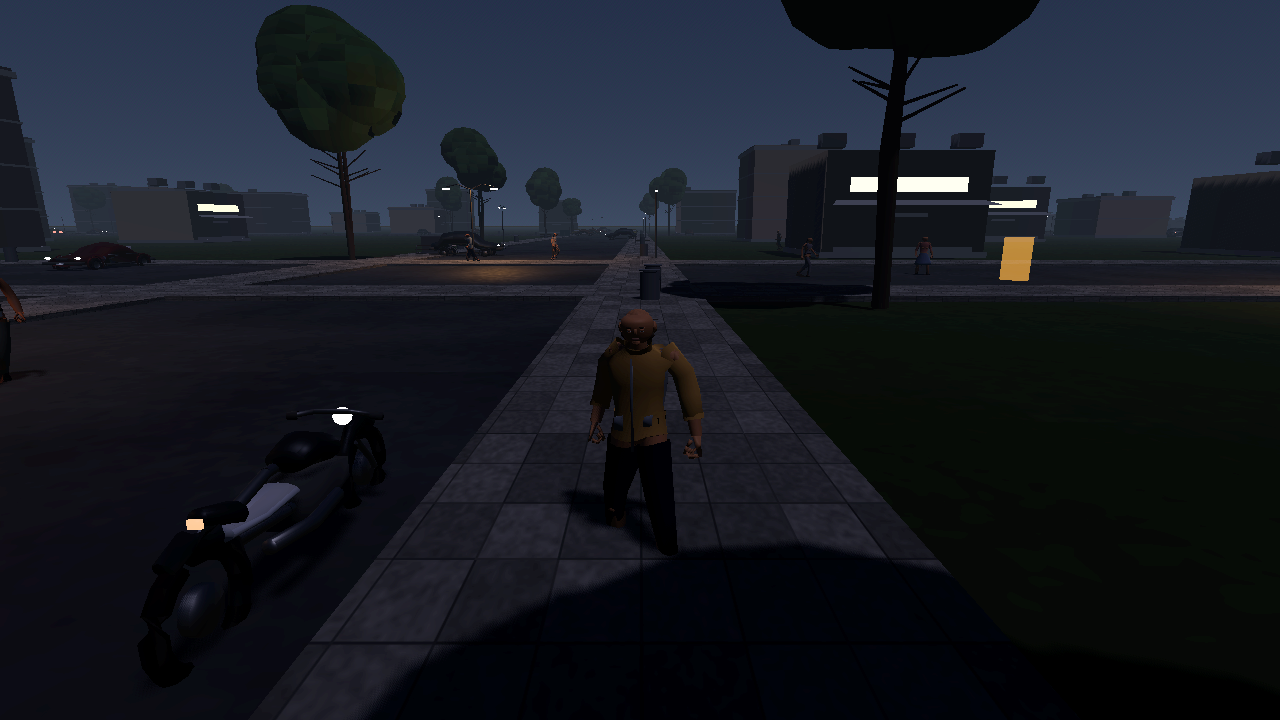
#> input picture leverage/docs/evidence/session7/m_09_keyart_clean.png, 1280 x 720 px, found by its file name
$ python compose_keyart.py
#> lines starting #> are read from the running program, lines starting #| are printed output that depends on the picture
#!/usr/bin/env python3
"""Compose the LEVERAGE main-menu key art from the HUD-free dusk gameplay
capture (tests/render_out/m_09_keyart_clean.png): upscale to 1920x1080,
apply a neon-noir dusk grade (amber highlights, teal shadows, contrast,
vignette) and write assets/ui/keyart/menu_bg_0.png."""
from PIL import Image, ImageEnhance, ImageFilter
import sys

SRC = "/home/z/my-project/leverage/tests/render_out/m_09_keyart_clean.png"
DST = "/home/z/my-project/leverage/assets/ui/keyart/menu_bg_0.png"

im = Image.open(SRC).convert("RGB")
#> im is the input picture: PIL image 1280x720 RGB; mean R, G, B 23.4, 27.5, 35.6
im = im.resize((1920, 1080), Image.LANCZOS)
#> im: PIL image 1920x1080 RGB

# --- neon-noir dusk grade ---
r, g, b = im.split()
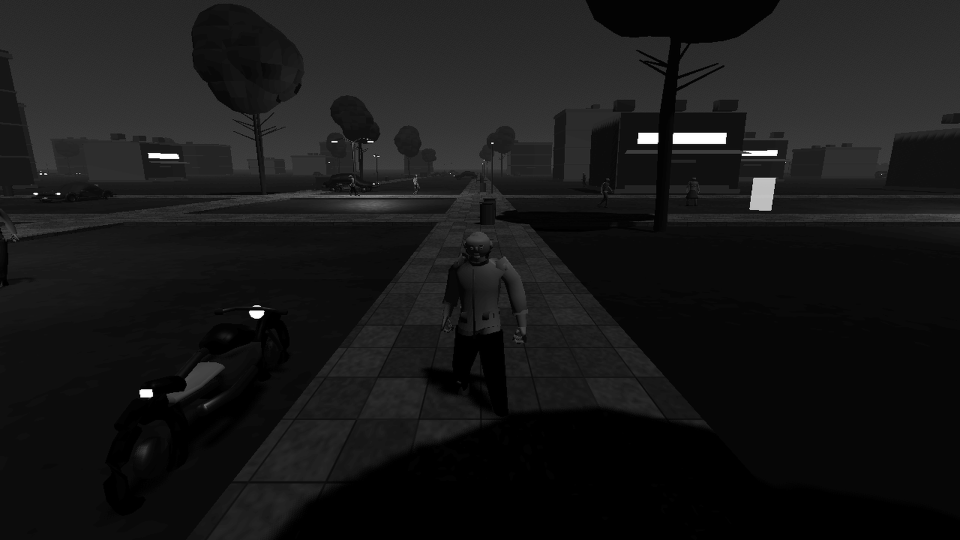
#> r: PIL image 1920x1080 L (shown at 1/2 size); min 0, max 255, mean 23.4
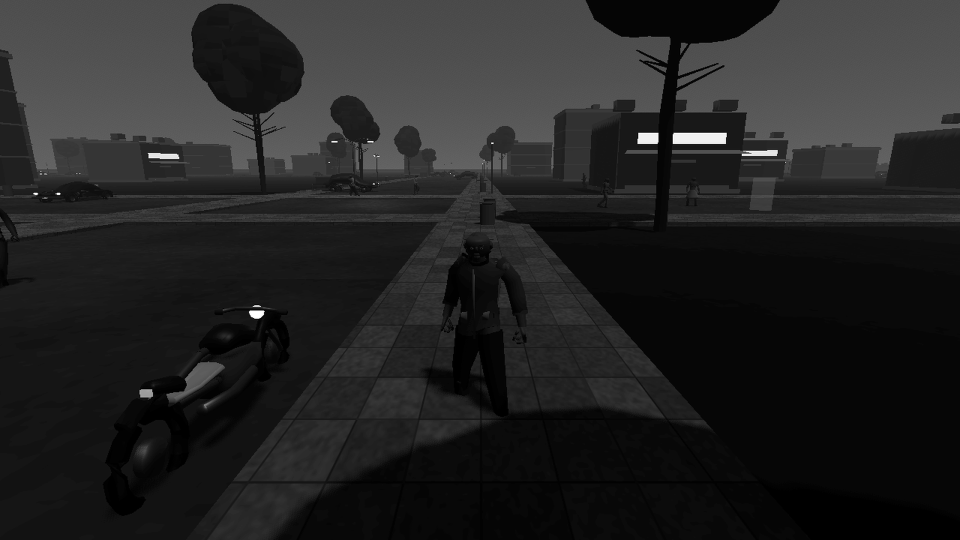
#> b: PIL image 1920x1080 L (shown at 1/2 size); min 0, max 255, mean 35.6

# warm the highlights (amber lift), cool the shadows (teal)
r = r.point(lambda v: min(255, int(v * 1.14 + 6)))
g = g.point(lambda v: min(255, int(v * 1.02 + 2)))
b = b.point(lambda v: min(255, int(v * 0.92 + 4)))
im = Image.merge("RGB", (r, g, b))

im = ImageEnhance.Contrast(im).enhance(1.16)
im = ImageEnhance.Color(im).enhance(1.12)
im = ImageEnhance.Brightness(im).enhance(0.94)

# soft bloom on bright areas (window glow / lights)
bright = im.point(lambda v: 0 if v < 190 else v)
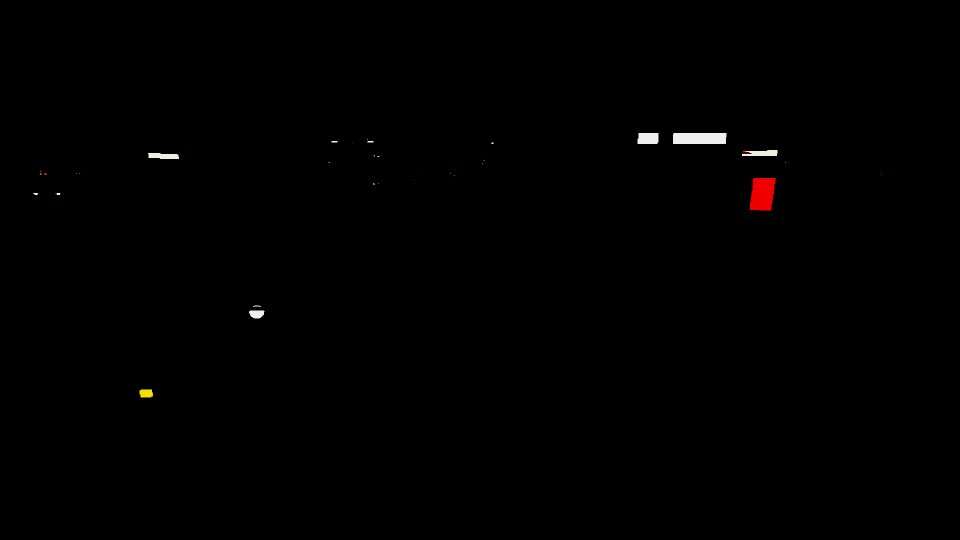
#> bright: PIL image 1920x1080 RGB (shown at 1/2 size); mean R, G, B 1, 0.6, 0.6
bright = bright.filter(ImageFilter.GaussianBlur(18))
im = Image.blend(im, Image.composite(bright, im, Image.new("L", im.size, 255)), 0.28)

# vignette
mask = Image.new("L", im.size, 0)
#> mask: PIL image 1920x1080 L; every value is 0
px = mask.load()
w, h = im.size
#> w = 1920; h = 1080
cx, cy = w / 2, h / 2
#> cx = 960; cy = 540
maxd = (cx ** 2 + cy ** 2) ** 0.5
#> maxd = 1101.5
for y in range(0, h, 4):
    for x in range(0, w, 4):
        d = ((x - cx) ** 2 + (y - cy) ** 2) ** 0.5 / maxd
        val = int(max(0, (d - 0.55)) * 210)
        for yy in range(y, min(y + 4, h)):
            for xx in range(x, min(x + 4, w)):
                px[xx, yy] = val
black = Image.new("RGB", im.size, (4, 3, 6))
im = Image.composite(black, im, mask)

im.save(DST, quality=95)
print("composed", DST, im.size)
#| composed /home/z/my-project/leverage/assets/ui/keyart/menu_bg_0.png (1920, 1080)

$ run again, with leverage/docs/evidence/session7/m_02_world_fadein.png copied over leverage/docs/evidence/session7/m_09_keyart_clean.png
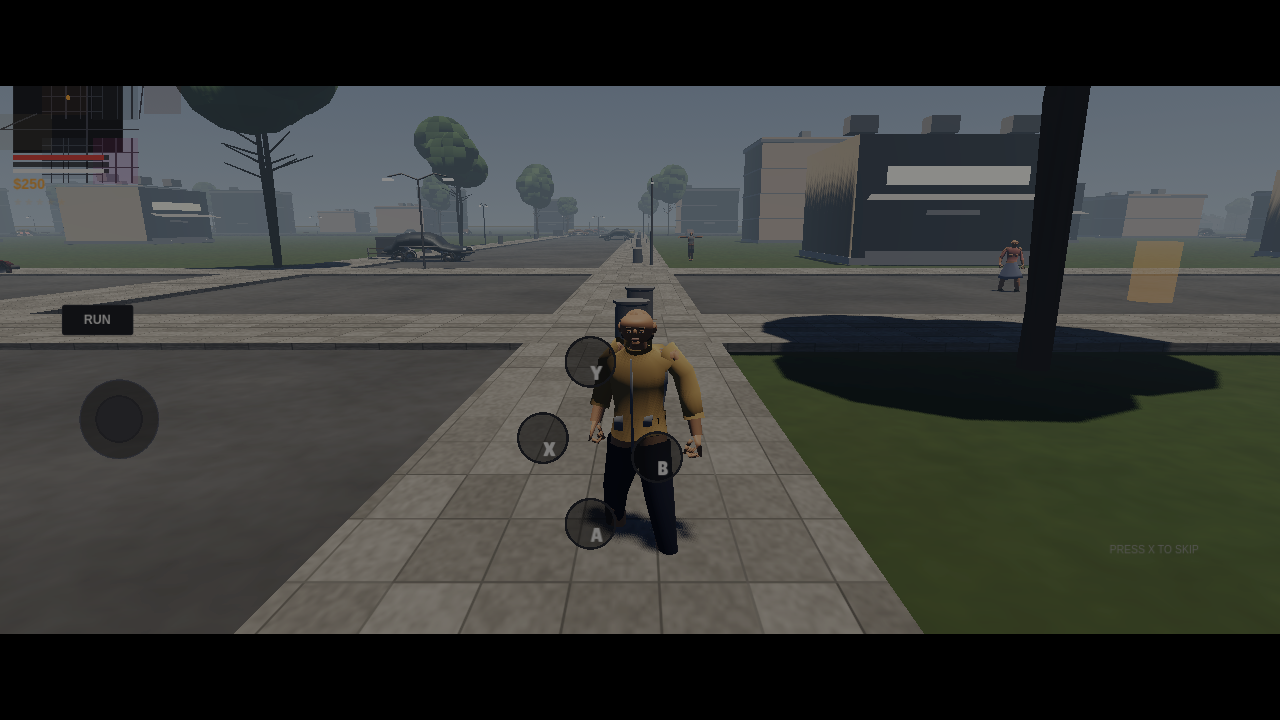
#> input picture leverage/docs/evidence/session7/m_02_world_fadein.png, 1280 x 720 px, found by its file name
#> im is the input picture: PIL image 1280x720 RGB; mean R, G, B 56.4, 58.3, 55.1
#> `bright = bright.filter(ImageFilter.GaussianBlur(18))`:
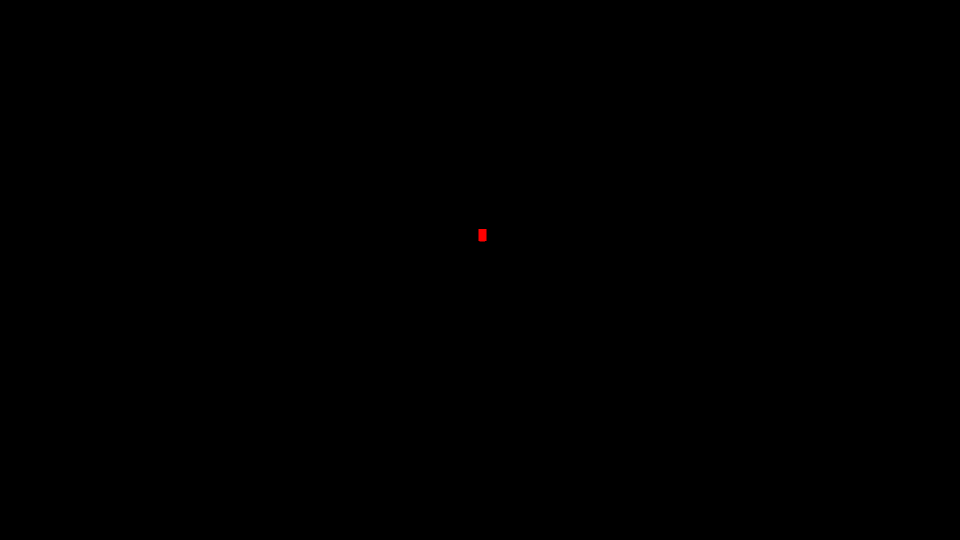
#> bright: PIL image 1920x1080 RGB (shown at 1/2 size); mean R, G, B 0.00019, 0, 0; drawn with 1 as white
#> `im = Image.blend(im, Image.composite(bright, im, Image.new("L", im.siz..`:
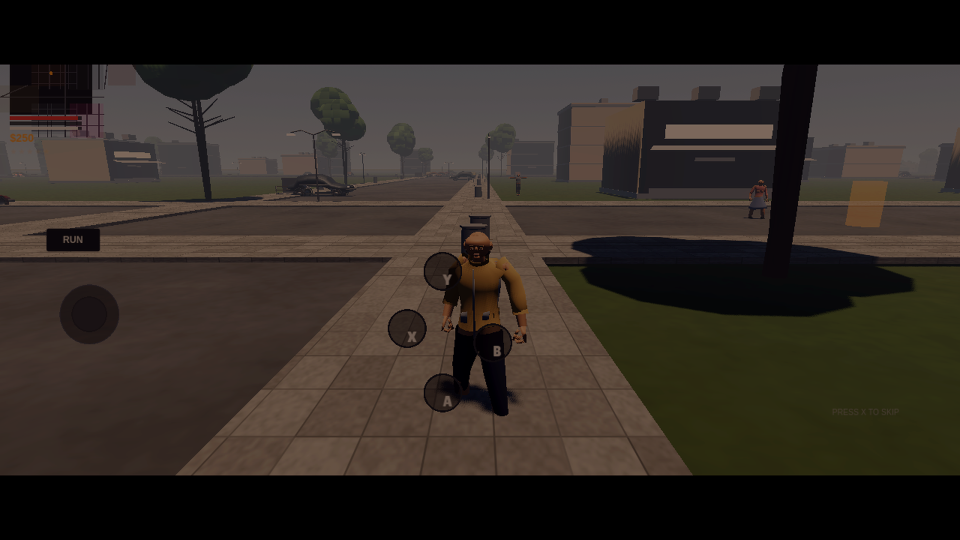
#> im: PIL image 1920x1080 RGB (shown at 1/2 size); mean R, G, B 48.1, 41.1, 34.8
#> mask: PIL image 1920x1080 L; every value is 0
#| composed /home/z/my-project/leverage/assets/ui/keyart/menu_bg_0.png (1920, 1080)
